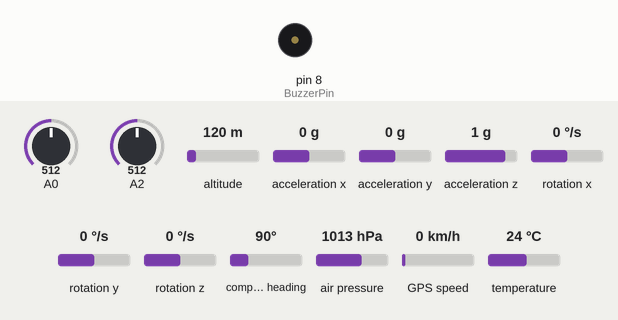
Simulated run of this sketch. Board: Arduino Leonardo, built with avr-gcc and run on an emulated ATmega32U4. Parts: buzzer (waves = sounding, pin HIGH). Inputs (shaded band) come from the test bench; at power-on: air pressure 1013 hPa, A0 = 512, A2 = 512, altitude 120 m, acceleration x 0 g, acceleration y 0 g, acceleration z 1 g, rotation x 0 °/s, rotation y 0 °/s, rotation z 0 °/s, compass heading 90°, GPS speed 0 km/h, temperature 24 °C. Storage starts empty; the GPS gets a fix after 3 s at 37.7749, -122.4194 with 8 satellites.

Above: at 1.2 s.
1.3 s: air pressure set to 1003 hPa
3.3 s: air pressure set to 1000 hPa
At 4.6 s:
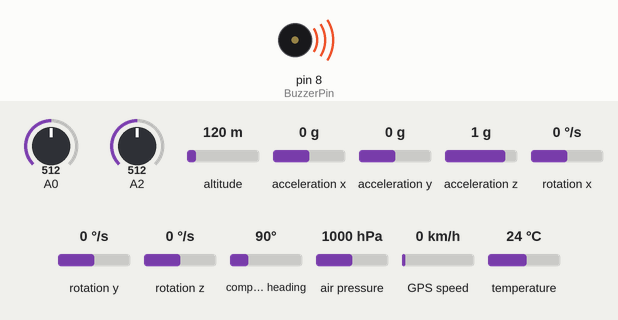
Timing chart, 0 to 6.3 s (numbered marks = the images above; inputs shaded):
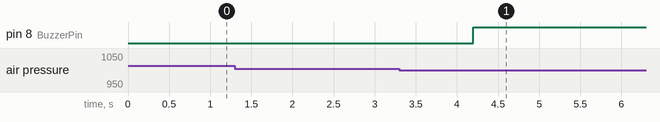

Measured:
- the behaviour switches between 1002 and 1001 hPa on air pressure (found by bisection; images 0 and 1)
- after the input at 1.3 s, every drawn part: stays the same
- after the input at 3.3 s, pin 8 (BuzzerPin): LOW → HIGH after 0.90 s

The sketch:

CanSat_Llunatics_with_buzzer.ino
```cpp
#include <Wire.h>             //For I2C
#include <SoftwareSerial.h>
#include <Adafruit_Sensor.h>
#include <Adafruit_BMP280.h>  //Simplifies BMP280 temp and barometric lectures
#include <TinyGPS++.h>
#include <TinyGPSPlus.h>       //simplifies GPS lectures
#include <SD.h>               //For the SD module
#include "MPU9250.h"          //Gyroscope, compass and acceleration library

struct SensorData {               //Create a struct that contains all the dates
    unsigned long time = ULONG_MAX;
    float temperature = NAN;
    float pressure = NAN;
    float altitude = NAN;
    float accelerationX = NAN;
    float accelerationY = NAN;
    float accelerationZ = NAN;
    float velocityRotationX = NAN;
    float velocityRotationY = NAN;
    float velocityRotationZ = NAN;
    float magneticFieldX = NAN;
    float magneticFieldY = NAN;
    float magneticFieldZ = NAN;
    float Yaw = NAN;
    float Pitch = NAN;
    float Roll = NAN;
    float latitude = NAN;
    float longitude = NAN;
    float rectennaVoltage = NAN;
    float cansatBrightness = NAN;
};


const int BuzzerPin = 8;
const int RadioRX = 7;
const int RadioTX = 6;
bool buzzerState = false;

TinyGPSPlus gps;

SoftwareSerial radio(RadioRX, RadioTX);


Adafruit_BMP280 bmp;
MPU9250 mpu;

File dataFile;

float latitude = NAN;
float longitude = NAN;
float AccX, AccY, AccZ, GyroX, GyroY, GyroZ, MagX, MagY, MagZ, Yaw, Pitch, Roll;

float lastYaw = 0;
float lastPitch = 0;
float lastRoll = 0;

unsigned long countTime = millis();

void setup() {

  Wire.begin();
  Serial1.begin(9600);
  radio.begin(9600);
  radio.println(F("Initialitzating CanSat"));

  pinMode(BuzzerPin,OUTPUT);


  bmp.begin(0x76); // BMP280 Pressure and temperature sensor
  bmp.setSampling(Adafruit_BMP280::MODE_NORMAL,     /* Operating Mode. */
                Adafruit_BMP280::SAMPLING_X2,     /* Temp. oversampling */
                Adafruit_BMP280::SAMPLING_X16,    /* Pressure oversampling */
                Adafruit_BMP280::FILTER_X16,      /* Filtering. */
                Adafruit_BMP280::STANDBY_MS_500); /* Standby time. */

  mpu.setup(0x68);

  if (!SD.begin(9))
  {
    radio.println(F("Error at startup SD"));
    return;
  }


}


void loop() {

  unsigned long currentTime = millis();

  if (mpu.update()) {
    AccX = mpu.getAccX();
    AccY = mpu.getAccY();
    AccZ = mpu.getAccZ();
    GyroX = mpu.getGyroX();
    GyroY = mpu.getGyroY();
    GyroZ = mpu.getGyroZ();
    MagX = mpu.getMagX();
    MagY = mpu.getMagY();
    MagZ = mpu.getMagZ();
    Yaw = mpu.getYaw();
    Pitch = mpu.getPitch();
    Roll = mpu.getRoll();
    }


  while (Serial1.available() > 0) {

    if (gps.encode(Serial1.read())) {

      if (gps.location.isValid()) {

        latitude = gps.location.lat(); //Get GPS measures
        longitude = gps.location.lng();

        }
    }
  }

  if (currentTime - countTime >= 1000){


    SensorData currentSensorData = CollectSensorData(currentTime, latitude, longitude, AccX, AccY, AccZ, GyroX, GyroY, GyroZ, MagX, MagY, MagZ, Yaw, Pitch, Roll);
    backUpData(currentSensorData);
    sendData(currentSensorData);
    countTime = currentTime;

    float YawDiff = currentSensorData.Yaw - lastYaw;
    float PitchDiff = currentSensorData.Pitch - lastPitch;
    float RollDiff = currentSensorData.Roll - lastRoll;

    lastYaw = currentSensorData.Yaw;
    lastPitch = currentSensorData.Pitch;
    lastRoll = currentSensorData.Roll;

    if (currentSensorData.altitude > 100){
      buzzerState = true;
    }

    if (buzzerState == true){
      if(((-1 < YawDiff) && (YawDiff < 1)) && ((-1 < PitchDiff) && (PitchDiff < 1)) && ((-1 < RollDiff) && (RollDiff < 1)) ) {
        digitalWrite(BuzzerPin,HIGH);
        }else{
        digitalWrite(BuzzerPin,LOW);
        }
    }

  }

}


SensorData CollectSensorData(unsigned long currentTime, float currentLatidude, float currentLongitude, float AccX, float AccY, float AccZ, float GyroX, float GyroY, float GyroZ, float MagX, float MagY, float MagZ, float Yaw, float Pitch, float Roll) { //Collect dates from the sensors (exept Gps and MPU9250)

    SensorData currentSensorData;

    currentSensorData.time = currentTime;
    currentSensorData.temperature = bmp.readTemperature(); // BMP280: Temperature
    currentSensorData.pressure = bmp.readPressure(); // BMP280: Pressure
    currentSensorData.altitude = bmp.readAltitude(1013.25);
    currentSensorData.accelerationX = AccX; //MPU9250
    currentSensorData.accelerationY = AccY;
    currentSensorData.accelerationZ = AccZ;
    currentSensorData.velocityRotationX = GyroX;
    currentSensorData.velocityRotationY = GyroY;
    currentSensorData.velocityRotationZ = GyroZ;
    currentSensorData.magneticFieldX = MagX;
    currentSensorData.magneticFieldY = MagY;
    currentSensorData.magneticFieldZ = MagZ;
    currentSensorData.Yaw = Yaw;
    currentSensorData.Pitch = Pitch;
    currentSensorData.Roll = Roll;
    currentSensorData.latitude = currentLatidude; //GPS
    currentSensorData.longitude = currentLongitude;
    currentSensorData.rectennaVoltage = analogRead(A2) /1023 * 5.0; //Arduino
    currentSensorData.cansatBrightness = analogRead(A0); //Photoresistor

    return currentSensorData;
}


void backUpData(SensorData Backup){   //Writes data into the microSD

  dataFile = SD.open("cansatdata.csv", FILE_WRITE);

  dataFile.print(Backup.time);
  dataFile.print(F(","));

  dataFile.print(Backup.temperature);
  dataFile.print(F(","));
  dataFile.print(Backup.pressure);
  dataFile.print(F(","));
  dataFile.print(Backup.altitude);
  dataFile.print(F(","));

  dataFile.print(Backup.accelerationX);
  dataFile.print(F(","));
  dataFile.print(Backup.accelerationY);
  dataFile.print(F(","));
  dataFile.print(Backup.accelerationZ);
  dataFile.print(F(","));

  dataFile.print(Backup.velocityRotationX);
  dataFile.print(F(","));
  dataFile.print(Backup.velocityRotationY);
  dataFile.print(F(","));
  dataFile.print(Backup.velocityRotationZ);
  dataFile.print(F(","));

  dataFile.print(Backup.magneticFieldX);
  dataFile.print(F(","));
  dataFile.print(Backup.magneticFieldY);
  dataFile.print(F(","));
  dataFile.print(Backup.magneticFieldZ);
  dataFile.print(F(","));

  dataFile.print(Backup.Yaw);
  dataFile.print(F(","));
  dataFile.print(Backup.Pitch);
  dataFile.print(F(","));
  dataFile.print(Backup.Roll);
  dataFile.print(F(","));

  dataFile.print(Backup.latitude,6);
  dataFile.print(F(","));
  dataFile.print(Backup.longitude,6);
  dataFile.print(F(","));

  dataFile.print(Backup.rectennaVoltage);
  dataFile.print(F(","));

  dataFile.println(Backup.cansatBrightness);

  dataFile.close();
}


void sendData(SensorData Data){ //send data to ground station with APC220

  radio.print(F("Llunatics"));
  radio.print(F(","));
  radio.print(Data.time);
  radio.print(F(","));

  radio.print(Data.temperature);
  radio.print(F(","));
  radio.print(Data.pressure);
  radio.print(F(","));
  radio.print(Data.altitude);
  radio.print(F(","));

  radio.print(Data.accelerationX);
  radio.print(F(","));
  radio.print(Data.accelerationY);
  radio.print(F(","));
  radio.print(Data.accelerationZ);
  radio.print(F(","));

  radio.print(Data.velocityRotationX);
  radio.print(F(","));
  radio.print(Data.velocityRotationY);
  radio.print(F(","));
  radio.print(Data.velocityRotationZ);
  radio.print(F(","));

  radio.print(Data.magneticFieldX);
  radio.print(F(","));
  radio.print(Data.magneticFieldY);
  radio.print(F(","));
  radio.print(Data.magneticFieldZ);
  radio.print(F(","));

  radio.print(Data.Yaw);
  radio.print(F(","));
  radio.print(Data.Pitch);
  radio.print(F(","));
  radio.print(Data.Roll);
  radio.print(F(","));

  radio.print(Data.latitude,6);
  radio.print(F(","));
  radio.print(Data.longitude,6);
  radio.print(F(","));

  radio.print(Data.rectennaVoltage);
  radio.print(F(","));

  radio.println(Data.cansatBrightness);
}
```
